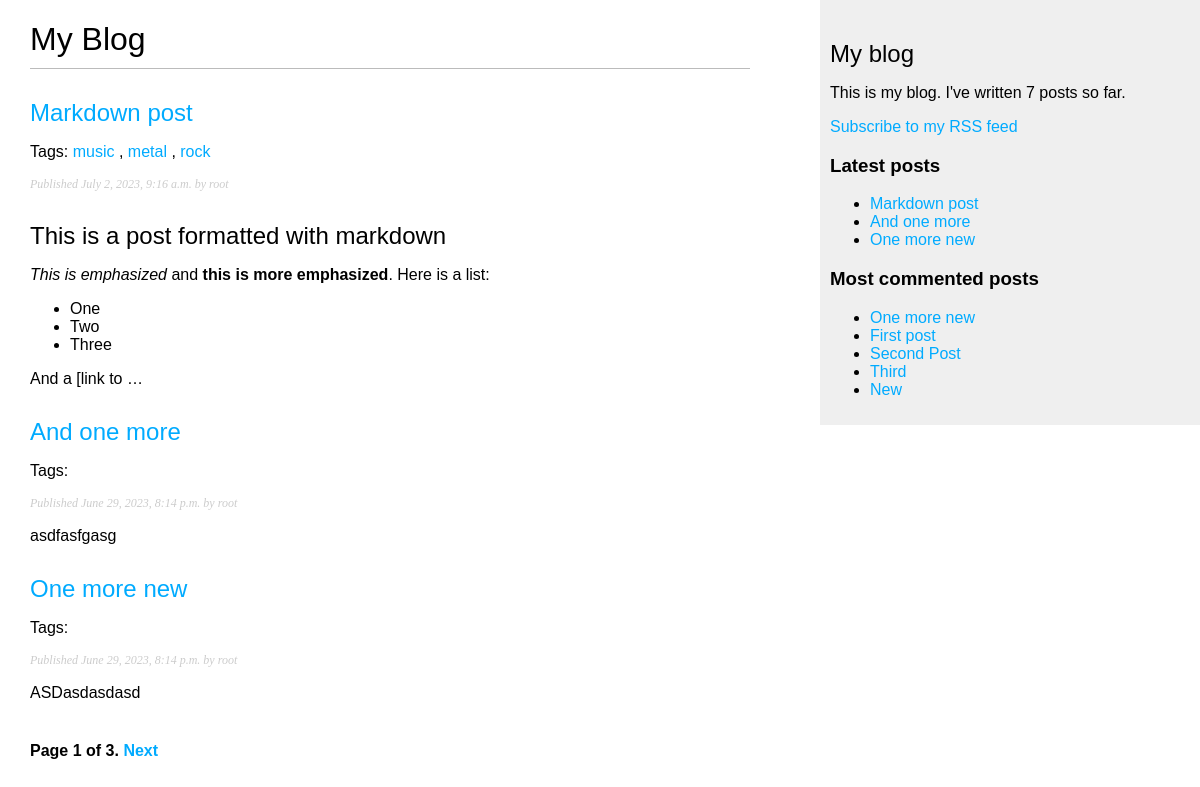
Screenshot of /blog/ with the database file from the repository.
### blog/models.py (models this page shows, shortened)
class Post(models.Model):
    class Status(models.TextChoices):
        DRAFT = 'DF', 'Draft'
        PUBLISHED = 'PB', 'Published'
    title = models.CharField(max_length=250)
    slug = models.SlugField(max_length=250,
                            unique_for_date='publish')
    tags = TaggableManager()
    author = models.ForeignKey(User,
                               on_delete=models.CASCADE,
                               related_name='blog_posts')
    body = models.TextField()
    publish = models.DateTimeField(default=timezone.now)
    created = models.DateTimeField(auto_now_add=True)
    updated = models.DateTimeField(auto_now=True)
    status = models.CharField(max_length=2,
                              choices=Status.choices,
                              default=Status.DRAFT)
    objects = models.Manager()
    published = PublishedManager()
    class Meta:
        ordering = ['-publish']
        indexes = [
            models.Index(fields=['-publish']),
        ]
    def get_absolute_url(self):
        return reverse('blog:post_detail',
                       kwargs={'year': self.publish.year,
                               'month': self.publish.month,
                               'day': self.publish.day,
                               'post': self.slug, })

### blog/views.py (the view)
# urls.py: path('', views.post_list, name='post_list'),
def post_list(request, tag_slug=None):
    all_posts = Post.published.all()
    tag = None
    if tag_slug:
        tag = get_object_or_404(Tag, slug=tag_slug)
        all_posts = all_posts.filter(tags__in=[tag])
    paginator = Paginator(all_posts, 3)
    page_number = request.GET.get('page', 1)
    try:
        posts = paginator.page(page_number)
    except PageNotAnInteger:
        posts = paginator.page(1)
    except EmptyPage:
        posts = paginator.page(paginator.num_pages)
    return render(request,
                  'blog/post/list.html',
                  {'posts': posts,
                   'tag': tag, })

### blog/models.py (called while the page is built)
    def get_queryset(self):
        return super().get_queryset() \
            .filter(status=Post.Status.PUBLISHED)

### blog/templatetags/blog_tags.py (called while the page is built)
@register.simple_tag
def total_posts():
    return Post.published.count()

@register.inclusion_tag('blog/post/latest_posts.html')
def show_latest_posts(count=5):
    latest_posts = Post.published.order_by('-publish')[:count]
    return {'latest_posts': latest_posts}

@register.simple_tag
def get_most_commented_posts(count=5):
    return Post.published.annotate(
        total_comments=Count('comments')
    ).order_by('-total_comments')[:count]

@register.filter(name='markdown')
def markdown_format(text):
    return mark_safe(markdown.markdown(text))

### blog/templates/blog/post/list.html (shortened to what this page needs)
{% extends "blog/base.html" %}
{% load blog_tags %}
{% block content %}
    <h1>My Blog</h1>
    {% for post in posts %}
        <h2>
            <a href="{{ post.get_absolute_url }}">
                {{ post.title }}
            </a>
        </h2>
        <p class="tags">Tags:
            {% for tag in post.tags.all %}
                <a href="{% url 'blog:post_list_by_tag' tag.slug %}">
                    {{ tag.slug }}
                </a>
                {% if not forloop.last %}, {% endif %}
            {% endfor %}
        </p>
        <p class="date">
            Published {{ post.publish }} by {{ post.author }}
        </p>
        {{ post.body|truncatewords_html:30|markdown }}
    {% endfor %}
    {% include "pagination.html" with page=posts %}
{% endblock %}

### blog/templates/blog/base.html (shortened to what this page needs)
{% load static %}
{% load blog_tags %}
<!DOCTYPE html>
<html>
<head>
    <link href="{% static "css/blog.css" %}" rel="stylesheet">
</head>
<body>
<div id="content">
    {% block content %}
    {% endblock %}
</div>
<div id="sidebar">
    <h2>My blog</h2>
    <p>This is my blog.
        I've written {% total_posts %} posts so far.
    </p>
    <p>
        <a href="{% url "blog:post_feed" %}">
            Subscribe to my RSS feed
        </a>
    </p>
    <h3>Latest posts</h3>
    {% show_latest_posts 3 %}
    <h3>Most commented posts</h3>
    {% get_most_commented_posts as most_commented_posts %}
    <ul>
        {% for post in most_commented_posts %}
            <li>
                <a href="{{ post.get_absolute_url }}">{{ post.title }}</a>
            </li>
        {% endfor %}
    </ul>
</div>
</body>
</html>

### blog/templates/pagination.html (shortened to what this page needs)
<div class="pagination">
  <span class="step-links">
      <span class="current">
      Page {{ page.number }} of {{ page.paginator.num_pages }}.
    </span>
      {% if page.has_next %}
          <a href="?page={{ page.next_page_number }}">Next</a>
      {% endif %}
  </span>
</div>

### blog/templates/blog/post/latest_posts.html
<ul>
    {% for post in latest_posts %}
        <li>
            <a href="{{ post.get_absolute_url }}">{{ post.title }}</a>
        </li>
    {% endfor %}
</ul>

### blog/static/css/blog.css (style rules this page uses)
body { margin:0; padding:0; font-family:helvetica, sans-serif; }
a { color:#00abff; text-decoration:none; }
h1 { font-weight:normal; border-bottom:1px solid #bbb; padding:0 0 10px 0; }
h2 { font-weight:normal; margin:30px 0 0; }
#content { float:left; width:60%; padding:0 0 0 30px; }
#sidebar { float:right; width:30%; padding:10px; background:#efefef; height:100%; }
p.date { color:#ccc; font-family: georgia, serif; font-size: 12px; font-style: italic; }
.pagination { margin:40px 0; font-weight:bold; }

### rows the page displays
Post: title "Markdown post", publish "July 2, 2023, 9:16 a.m.", author "root", body "This is a post formatted with markdown This is emphasized and this is more emphasized . Here is a list: One Two Three And a [link to …"
Tag: slug "music"
Tag: slug "metal"
Tag: slug "rock"
Post: title "And one more", publish "June 29, 2023, 8:14 p.m.", author "root", body "asdfasfgasg"
Post: title "One more new", publish "June 29, 2023, 8:14 p.m.", author "root", body "ASDasdasdasd"
Post: title "First post"
Post: title "Second Post"
Post: title "Third"
Post: title "New"

### other values shown
{{ page.number }} "1"
{{ page.paginator.num_pages }} "3"
